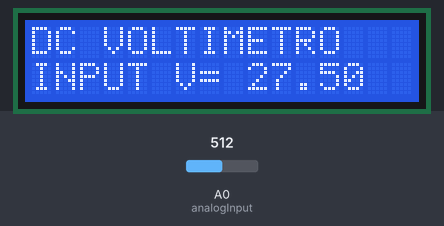
A sketch run on a simulated Arduino Uno, built with avr-gcc and run on an emulated ATmega328P. Parts: 16×2 character LCD. The test bench sets the inputs (shaded band); at power-on: A0 (analogInput) = 512. What the sketch prints to the serial monitor is not drawn.

Above: at 1.2 s.
1.3 s: A0 (analogInput) set to 716
At 2.3 s:
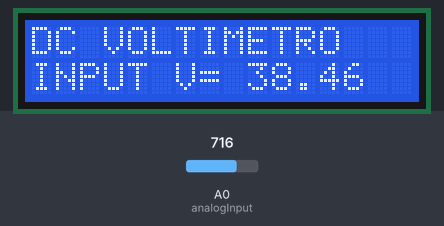
3.0 s: A0 (analogInput) set to 900
At 3.8 s:
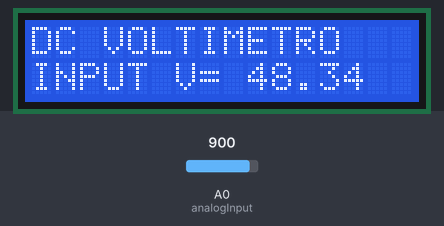
4.5 s: A0 (analogInput) set to 1023
At 5.3 s:
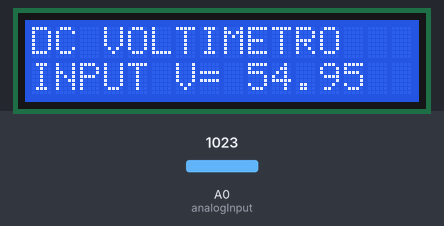
Timing chart, 0 to 7.5 s (numbered marks = the images above; inputs shaded):
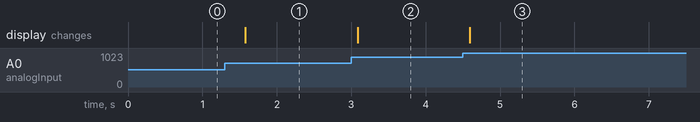

The sketch:

Voltmeter_LCD_Serial.ino
```cpp
//Titulo: Voltimetro Serial y con LCD 2X20
//Alumno: Chavez Murga Arturo Alejandro 17491021
//Materia: Introducción a las Telecomunicaciones
//Docente: Ing. Alejandro Ortega Nazario.
#include <LiquidCrystal.h> //Incluyendo la libreria LCD
LiquidCrystal lcd(7, 8, 9, 10, 11, 12); // Indicamos los pines digitales de conexión LCD
int analogInput = 0; //Definimos el pin analógico A0 para la lectura del voltaje
float vout = 0.0; //Definimos la variable Vout
float vin = 0.0; //Definimos la variable Vin
float R1 = 100000.0; //  R1 (100K) Valor de la resistencia R1 del divisor de tensión
float R2 = 10000.0; //  R2 (10K) Valor de la resistencia R2 del divisor de tención
int value = 0;//Definimos la variable value
void setup(){//////////////////////////////////////////////////////////////////////////////

   pinMode(analogInput, INPUT); //Activamos el input del pin analógico A0
   Serial.begin(9600);//Habilitando comunicacion serial a 9600 baudios
   lcd.begin(16, 2); // Activamos LCD
   lcd.print("DC VOLTIMETRO"); //Mostramos en el LCD este mensaje
}
void loop(){//////////////////////////////////////////////////////////////////////////////
   value = analogRead(analogInput); //Leemos el pin analógico A0
   vout = (value * 5.0) / 1024.0; // Cálculo para obtener el Vout
   vin = vout / (R2/(R1+R2)); // Cálculo para obtener Vin del divisor de tensión
   if (vin<0.09) { //Si la lectura de Vin es menor que 0.09V le decimos que nos muestre 0
   vin=0.0;
}
lcd.setCursor(0, 1); //Posicionamos el cursor en el LCD
lcd.print("INPUT V= ");//Mostramos el texto en el LCD
lcd.print(vin);//Mostramos el valor del Vin en el LCD
delay(500); //Se hace una lectura de voltaje cada 500 ms
Serial.println("V = ");
Serial.println(vin);
}
```

Measured:
- after the input at 1.3 s, the display: changes after 0.28 s (image 1)
- after the input at 3.0 s, the display: changes after 0.08 s (image 2)
- after the input at 4.5 s, the display: changes after 0.09 s (image 3)
